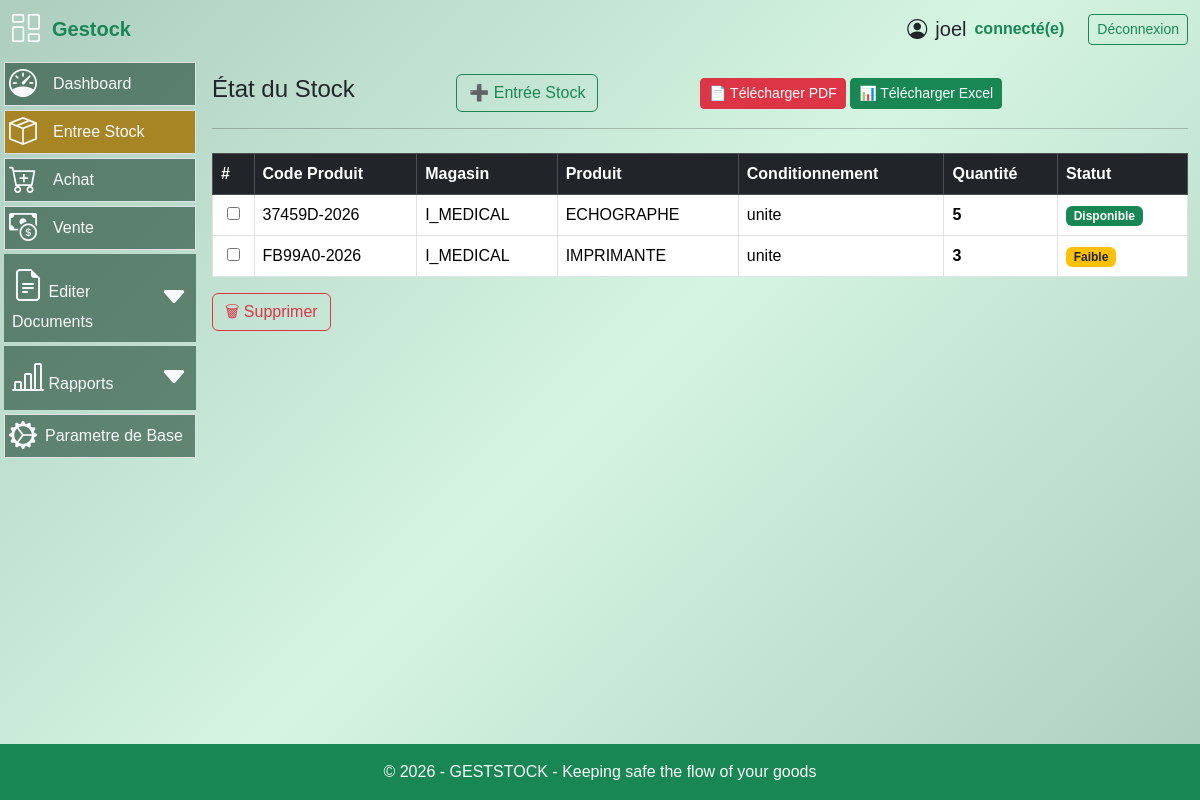
/stock (signed in), run on an earlier commit of the app's database.
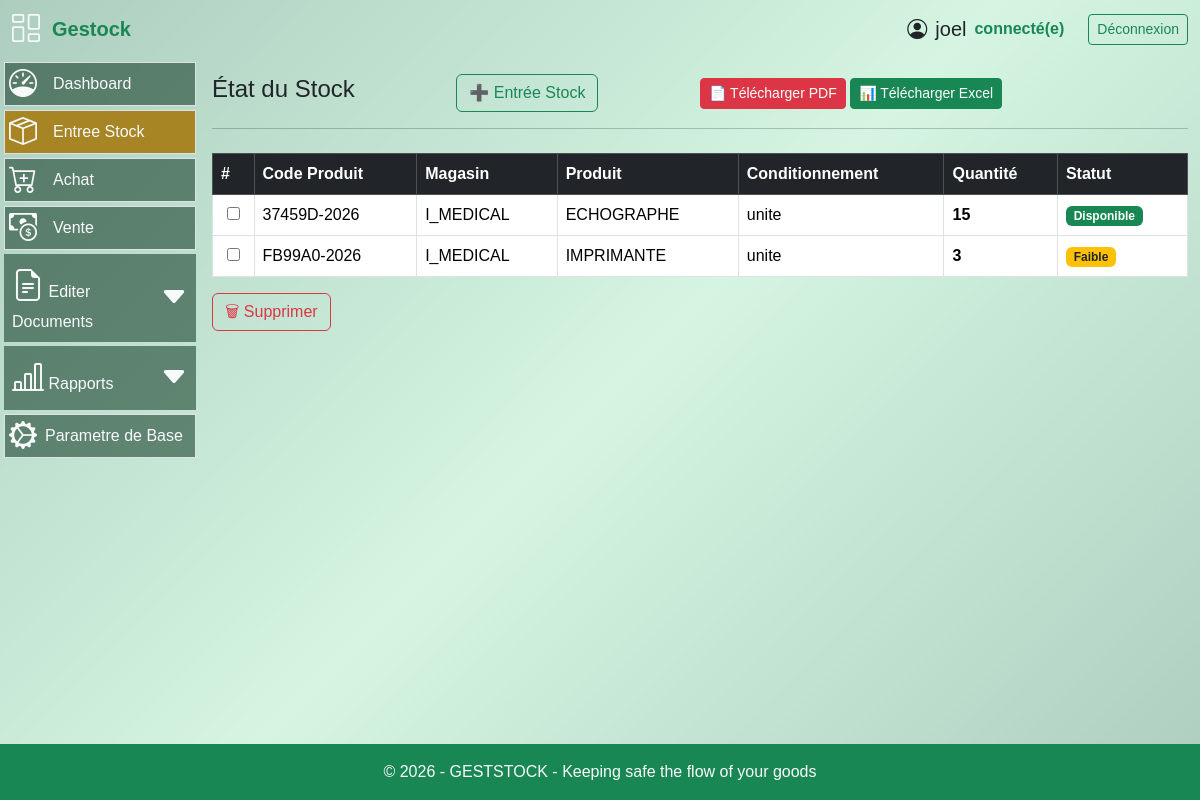
And on a later commit of the database.
### models.py (models this page shows, shortened)
class Stock(db.Model):
    id = db.Column(db.Integer, primary_key=True)
    produit_id = db.Column(
        db.Integer,
        db.ForeignKey("produit.id"),
        nullable=False
    )
    quantite = db.Column(db.Integer, nullable=False, default=0)
    seuil_alerte = db.Column(db.Integer, default=5)
    date_creation = db.Column(db.DateTime(), default = datetime.utcnow, index = True)
    type_conditionnement = db.Column(
    db.Enum(
        TypeConditionnement,
        values_callable=lambda x: [e.value for e in x],
        name="typeconditionnement"
    ),
    nullable=False  # a remplacer par False apres render ok
    )
    magasin_id = db.Column(db.Integer, db.ForeignKey("magasin.id"), nullable=False)
    __table_args__ = (
    db.UniqueConstraint("produit_id", "magasin_id", "type_conditionnement", name="uix_stock_unique"),
)

class Produit(db.Model):
    __tablename__ = "produit"
    id = db.Column(db.Integer, primary_key=True)
    nom_produit = db.Column(db.String(128), nullable=False, index=True)
    model = db.Column(db.String(128), index=True)
    marque = db.Column(db.String(128), index=True)
    code_produit = db.Column(db.String(256), unique=True, nullable=False)
    description = db.Column(db.Text)
    origine = db.Column(db.String(256))
    image = db.Column(db.String(255))
    stocks = db.relationship("Stock", backref="produit", lazy=True)
    lignes_bon_commande = db.relationship(
        "LigneBonCommande",
        back_populates="produit"
    )
    lignes_bon_livraison = db.relationship(
        "LigneBonLivraison",
        back_populates="produit"
    )
    lignes_achat = db.relationship(
        "LigneAchat",
        back_populates="produit",
        cascade="all, delete-orphan"
    )

class Magasin(db.Model):
    id = db.Column(db.Integer, primary_key=True)
    nom = db.Column(db.String(120), unique=True, nullable=False)
    stocks = db.relationship("Stock", backref="magasin", lazy=True)
    achats = db.relationship(
        "Achat",
        back_populates="magasin",
        cascade="all, delete-orphan"
    )

### routes.py (the view)
@app.route("/stock", methods=["GET"])
@login_required
def etat_stock():
    produits_all = Produit.query.order_by(Produit.nom_produit).all()
    magasins = Magasin.query.order_by(Magasin.nom).all()
    stocks = (
        Stock.query
        .join(Produit)
        .filter(Stock.quantite > 0)
        .all()
    )
    return render_template(
        "ajout_stock.html",   # ta page unique
        stocks=stocks,
        produits_all=produits_all,
        magasins=magasins
    )

### app.py (called while the page is built)
@app.after_request
def close_db_connection(response):
    try:
        db.session.close()
    except:
        pass
    return response

### routes.py (called while the page is built)
@app.after_request
def disable_cache(response):
    response.headers["Cache-Control"] = "no-store, no-cache, must-revalidate, private"
    response.headers["Pragma"] = "no-cache"
    response.headers["Expires"] = "0"
    return response

@login_manager.user_loader
def load_user(user_id):
    return User.query.get(int(user_id))

@app.context_processor
def utility_processor():
    def is_active(prefix):
        return request.endpoint and prefix in request.endpoint
    return dict(is_active=is_active)

### templates/ajout_stock.html (shortened to what this page needs)
{% extends "base.html" %}
{% block content %}
<div class="py-3">
  <div class="col-12 d-flex justify-content-between align-items-center">
    <h4>État du Stock</h4>
    <button class="btn btn-outline-success"
            data-bs-toggle="modal"
            data-bs-target="#addAchatModal">
      ➕ Entrée Stock
    </button>
    <div class="col-6">
      <a href="{{ url_for('etat_stock_pdf') }}" class="btn btn-danger btn-sm" target="_blank">
      📄 Télécharger PDF
      </a>
      <a href="{{ url_for('etat_stock_excel') }}" class="btn btn-success btn-sm">
          📊 Télécharger Excel
      </a>
    </div>
  </div>
  <hr>
  {% if stocks %}
  <form action="{{ url_for('delete_lot') }}" method="post">
    <div class="table-responsive" style="max-height: 330px; overflow-y: auto;">
      <table class="table w-100 caption-top table-bordered px-1 align-middle table-responsive my-2">
        <thead class="table-dark">
          <tr>
            <th>#</th>
            <th>Code Produit</th>
            <th>Magasin</th>
            <th>Produit</th>
            <th>Conditionnement</th>
            <th>Quantité</th>
            <th>Statut</th>
          </tr>
        </thead>
        <tbody>
        {% for s in stocks %}
          <tr class="stock-row"
              data-id="{{ s.id }}"
              data-magasin="{{ s.magasin.id }}"
              data-produit="{{ s.produit.id }}"
              data-quantite="{{ s.quantite }}"
              data-conditionnement="{{ s.type_conditionnement.value }}"
              style="cursor:pointer">
            <td class="text-center align-middle">
              <input type="checkbox"
                     name="stock_ids[]"
                     value="{{ s.id }}">
            </td>
            <td>{{ s.produit.code_produit }}</td>
            <td>{{ s.magasin.nom }}</td>
            <td>{{ s.produit.nom_produit }}</td>
            <td>{{ s.type_conditionnement.value }}</td>
            <td class="fw-bold">{{ s.quantite }}</td>
            <td>
              {% if s.quantite == 0 %}
                <span class="badge bg-danger">Rupture</span>
              {% elif s.quantite < s.seuil_alerte %}
                <span class="badge bg-warning text-dark">Faible</span>
              {% else %}
                <span class="badge bg-success">Disponible</span>
              {% endif %}
            </td>
          </tr>
        {% endfor %}
        </tbody>
      </table>
    </div>
    <button type="submit"
            class="btn btn-outline-danger mt-2"
            onclick="return confirm('Supprimer les éléments sélectionnés ?')">
      🗑 Supprimer
    </button>
  </form>
  {% else %}
    <div class="alert alert-warning text-center mt-3">
      Aucun produit en stock pour le moment.
    </div>
  {% endif %}
</div>
{% endblock %}

What changed in the data, as far as the page shows it:
changed Stock "ECHOGRAPHE": quantite "5" → "15"
